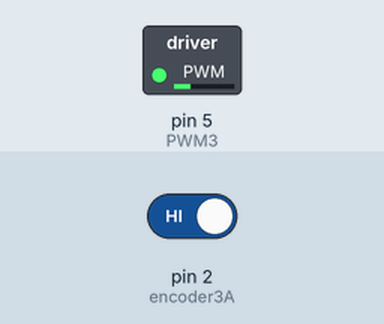
Simulated run of this sketch. Board: Arduino Mega 2560, built with avr-gcc and run on an emulated ATmega2560. On the bench: switched loads named in the sketch (green lamp = pin HIGH). The inputs (shaded band) are chosen by the test bench; at power-on: pin 2 (encoder3A) HIGH.

Above: at 0.1 s.
Timing chart, 0 to 1.6 s (numbered marks = the images above):
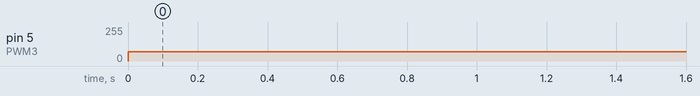

Measured:
- by itself, pin 5 (PWM3): 0/255 → 70/255 at 0.00 s

The sketch:

Encoder_Test_motor3.ino
```cpp
/********************************************************************
 * 电机测速
 * 使用millis（）函数，记录时间，单位为毫秒
 * 使用中断函数，当引脚电平改变时触发，计数一次
 * 磁环为12cpr，将得到的值Val除以24，得到转动圈数
 * 除以当时的时间，因为时间单位为毫秒，除以60000转换为分
 * 这时候得到电机转速Speed ，单位 转/分
 * 注意；测出来的值会有些误差，电机转速在达到设置值后还会有些许的值增加
 * BY YFROBOT
 ********************************************************************/
#include "PID_v1.h"

#define Interrupt18 5
#define Interrupt19 4
#define pi 3.1415926f

//设置模块引脚接到数字引脚18（程序用到中断函数，UNO中断引脚为数字引脚2和3）
int DIR3A = 22;     //M1 Direction Control
int DIR3B = 23;
int PWM3 = 5;
int encoder3A = 2;
int encoder3B = 4;
//float time;  //设置变量time，计时
float Speed3;  //设置变量Speed，存储转速
volatile long duration3;//the number of the pulses of Moter3
byte encoder3ALast;
boolean Direction3;//the rotation Direction1

double sampleTime = 10;

unsigned long beginTime3;
unsigned long endTime3;

//PID variables
double Kp3=21.8,Ki3=93.12, Kd3=0.986; //Kp3=12,Ki3=11.12, Kd3=0.306  //Adjust the PID to fit the motor
double Setpoint3,Input3,Output3;
double set3 = 6;  // fixed setPoint <=9cm/s
PID myPID3(&Input3,&Output3,&Setpoint3,Kp3,Ki3,Kd3,DIRECT);

//kalman filter added
// Kalman Filter application (Barun Basnet)
// Initialization of Kalman Variables
float RC = 6e-3, QC = 1e-4;  //Q = process noise covariance, R = measurement noise covariance
double Xpe0C = 0.0;  // Xpe0 = prior estimation of signal X at time t=0 (current state)
double Xe1C = 0.0;  //Xe1 = estimation of X at time t=1 (previous state)
double Ppe0C = 0.0;  //Ppe0 = prior estimation of "error covariance" at t=0,
double P1C = 1, P0C = 0; //P1 = error covariance at t=1, P0 = error covariance at t=0
double  KC = 0.0, Xe0C = 0.0, ZC = 0.0; //K = Kalman gain, Xe0 = estimation of signal at t=0, Z = measured signal at t=0


void setup(){
  Serial.begin(115200);
  EncoderInit3();//Initialize encoder
  digitalWrite(encoder3A,INPUT);
  digitalWrite(encoder3B,INPUT);
  digitalWrite(DIR3A,OUTPUT);
  digitalWrite(DIR3B,OUTPUT);
  digitalWrite(PWM3,OUTPUT);

  digitalWrite(PWM3,LOW);
  myPID3.SetMode(AUTOMATIC);
  myPID3.SetOutputLimits(-60,60);
  myPID3.SetSampleTime(sampleTime);
  myPID3.SetTunings(Kp3,Ki3,Kd3);
  beginTime3 = millis();
}

void loop(){
  /***
  Serial.print("Val:");
  Serial.print(val);
  Serial.print("    Speed:");
  Serial.print(Speed);

  Serial.print("Duration:");
  Serial.print(val);
  Serial.print("    1:");
  Serial.print(duration);
  ***/

  //PIDMovement3 (set3);  //  <=9 cm/s
  Movement3(70);
  /*
  endTime3 = millis();
  if(endTime3 - beginTime3 >=sampleTime)
  {
    Speed3=float (duration3/53735*5.8*pi*1000/(endTime3 - beginTime3));           // /0.01;
    //Serial.println(duration3);
    //Serial.print("   ");
    //Serial.print(Output);
    //Serial.print("   ");
    //Serial.print(endTime - beginTime);
    //Serial.print("   ");
    Serial.print(Speed3,5);Serial.print("\t");

    beginTime3 = endTime3;


    ZC = Speed3;
    //Serial.print(duration3, 5);Serial.print("\t");
    Xpe0C = Xe1C; //Assumption or prediction 1
    Ppe0C = P1C + QC; //Assumption or prediction 2
    KC = Ppe0C/(Ppe0C + RC); // Measurement update or correction of "Kalman gain"
    Xe0C = Xpe0C + KC * (ZC - Xpe0C); // Measurement update or correction of "estimated signal"
    P0C = (1 - KC) * Ppe0C; // Measurement update or correction of "error covariance"
    //Serial.println(Xe0C , 5);

    Xe1C = Xe0C; //Update: current t=0 becomes t=1 in the next step
    P1C = P0C; //Update: current t=0 becomes t=1 in the next step
    Serial.println(Xe0C,5);
    duration3 = 0;
  }
  Input3 = Xe0C;
  */
  //delay(100);
}

void Stop()
{
  analogWrite (PWM3,0);      //PWM Speed Control
  digitalWrite(DIR3A,LOW);
  digitalWrite(DIR3B,LOW);
  analogWrite(PWM3,0);
}

void Movement3(double pwmSpeed)
{
  if (pwmSpeed>0)
  {
    analogWrite (PWM3,pwmSpeed);      //PWM Speed Control
    digitalWrite(DIR3A,HIGH);
    digitalWrite(DIR3B,LOW);
  }
  else if(pwmSpeed<0)
  {
    analogWrite (PWM3,-pwmSpeed);      //PWM Speed Control
    digitalWrite(DIR3A,LOW);
    digitalWrite(DIR3B,HIGH);
  }
}
//PID modules
void PIDMovement3(double set3)
{
  Setpoint3=set3;
  //Input=4;
  myPID3.Compute();
  //Output = Speed;
  Movement3(Output3);
}

//Encoder modules
void EncoderInit3() //Initialize encoder interruption
{
  Direction3 = true;//default -> Forward
  pinMode(encoder3B,INPUT);
  attachInterrupt( 0, wheelSpeed3, CHANGE);  //digitalPinToInterrupt(encoder3A)
} //Interrupt18

void wheelSpeed3()  //motor1 speed count
{
  int Lstate = digitalRead(encoder3A);
  if((encoder3ALast == LOW) && Lstate==HIGH)
  {
    int val = digitalRead(encoder3B);
    if(val == LOW && Direction3)
    {
      Direction3 = false;  //when Direction keeps false, duration++
    }
    else if(val == HIGH && !Direction3)
    {
      Direction3 = true;
    }
  }
  encoder3ALast = Lstate;

  if(!Direction3)  duration3++;
  else  duration3--;
}
```
